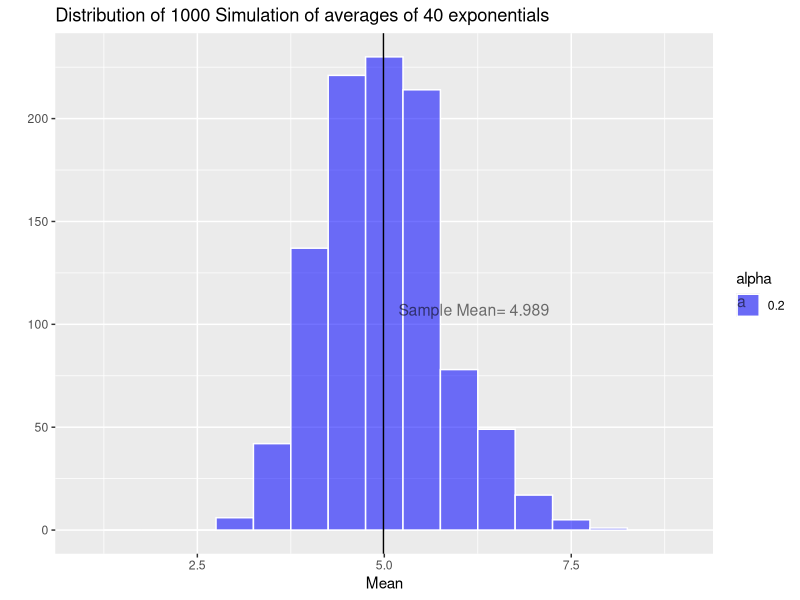
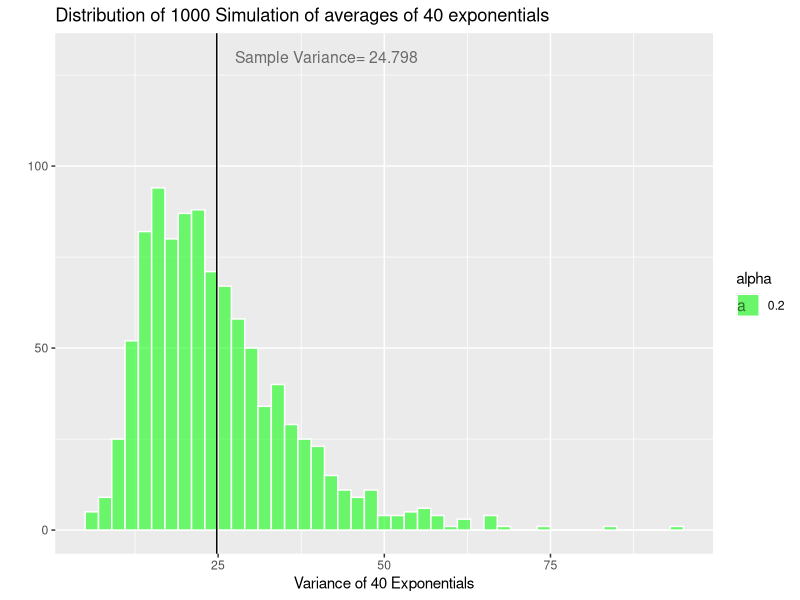
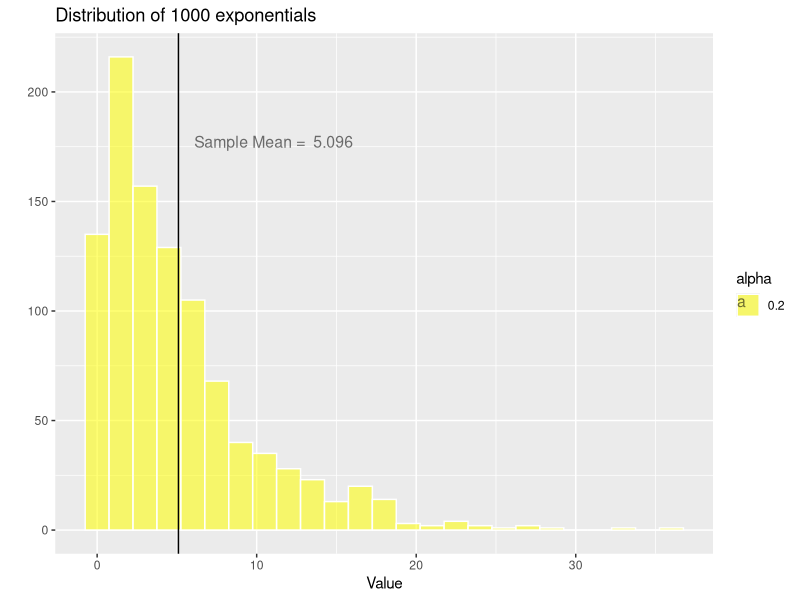

Recreate these plots in R, in order.
##1. Show the sample mean and compare it to the theoretical mean of the distribution.
###switch on libraries
library('ggplot2')
###terms of the problem
simulations_number <- 1000
n <- 40
lambda <- 0.2
###simulations
mn = NULL
variance = NULL
for (i in 1 : simulations_number) {
    expd <- rexp(n, lambda)   #Exponential Distribution
    mn  <- c(mn, mean(expd)) #mean
    variance <- c(variance, var(expd)) #Variance     
}
sample_mean <- mean(mn) # Sample Mean
mean_theoretical <- 1/lambda # Theoritical Mean
sample_mean
mean_theoretical
###create graphics
plot1 <- qplot(mn,  fill = I("blue"), color = I("white"), geom = "histogram", 
               xlab = "Mean", binwidth = 0.5, xlim = c(1,9), alpha = 0.2,
               main = "Distribution of 1000 Simulation of averages of 40 exponentials") 
plot1 <- plot1 + geom_vline(xintercept = sample_mean, color = "black") 
plot1 <- plot1 + geom_text(mapping = aes(x = sample_mean, y = 110, 
                                         label = paste("Sample Mean=", 
                                                       round(sample_mean, 3))), 
                           size = 4, vjust = 1, hjust = -0.1)
plot1

##2. Show how variable the sample is (via variance) and compare it to the theoretical variance of the distribution.
sample_variance <- mean(variance) # Sample Variance
variance_theoretical <- (1/lambda)^2 # Theoritical Variance
sample_variance
variance_theoretical
###create graphics
plot2 <- qplot(variance,  fill = I("green"), color = I("white"),
               geom = "histogram", binwidth = 2, 
               xlab = "Variance of 40 Exponentials",
               alpha = 0.2,
               main = "Distribution of 1000 Simulation of averages of 40 exponentials") 
plot2 <- plot2 + geom_vline(xintercept = sample_variance, color = "black") 
plot2 <- plot2 + geom_text(mapping = aes(x = sample_variance, y = 130, 
                                         label = paste("Sample Variance=", 
                                                       round(sample_variance, 3))), 
                           size=4, hjust= -0.1)
plot2 

##3. Show that the distribution is approximately normal.
expdistrib <- rexp(simulations_number, lambda)
expdistrib_mean = mean(expdistrib) #Mean Exponential Distribution 
expdistrib_variance = var(expdistrib) #Variance Exponential Distribution 
expdistrib_mean
expdistrib_variance
###create graphics
plot3 <- qplot(expdistrib,  fill = I("yellow"), color = I("white"),
               alpha = 0.2,
               geom = "histogram", xlab = "Value", binwidth = 1.5,
               main = "Distribution of 1000 exponentials ") 
plot3 <- plot3 + geom_vline(xintercept = expdistrib_mean, color = "black") 
plot3 <- plot3 + geom_text(mapping = aes(x = expdistrib_mean, y = 180, 
                                         label = paste("Sample Mean = ", 
                                                       round(expdistrib_mean, 3))), 
                           size = 4, hjust = -0.1, vjust = 1)
plot3